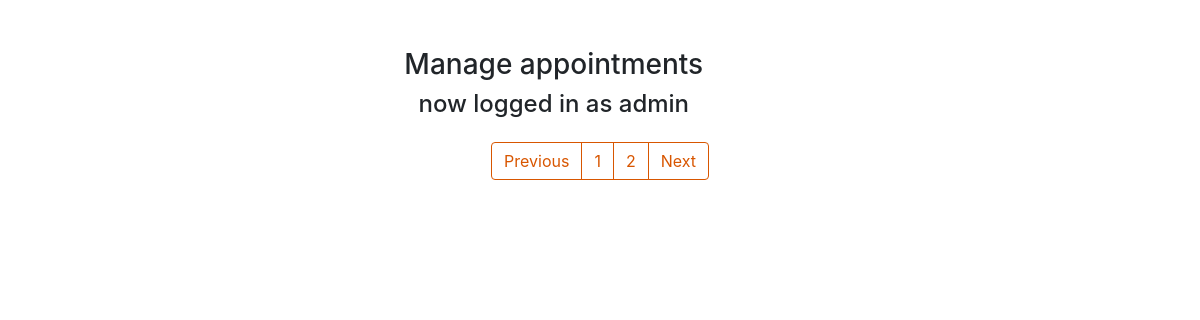
The app's page /manage-appointment/, older data.
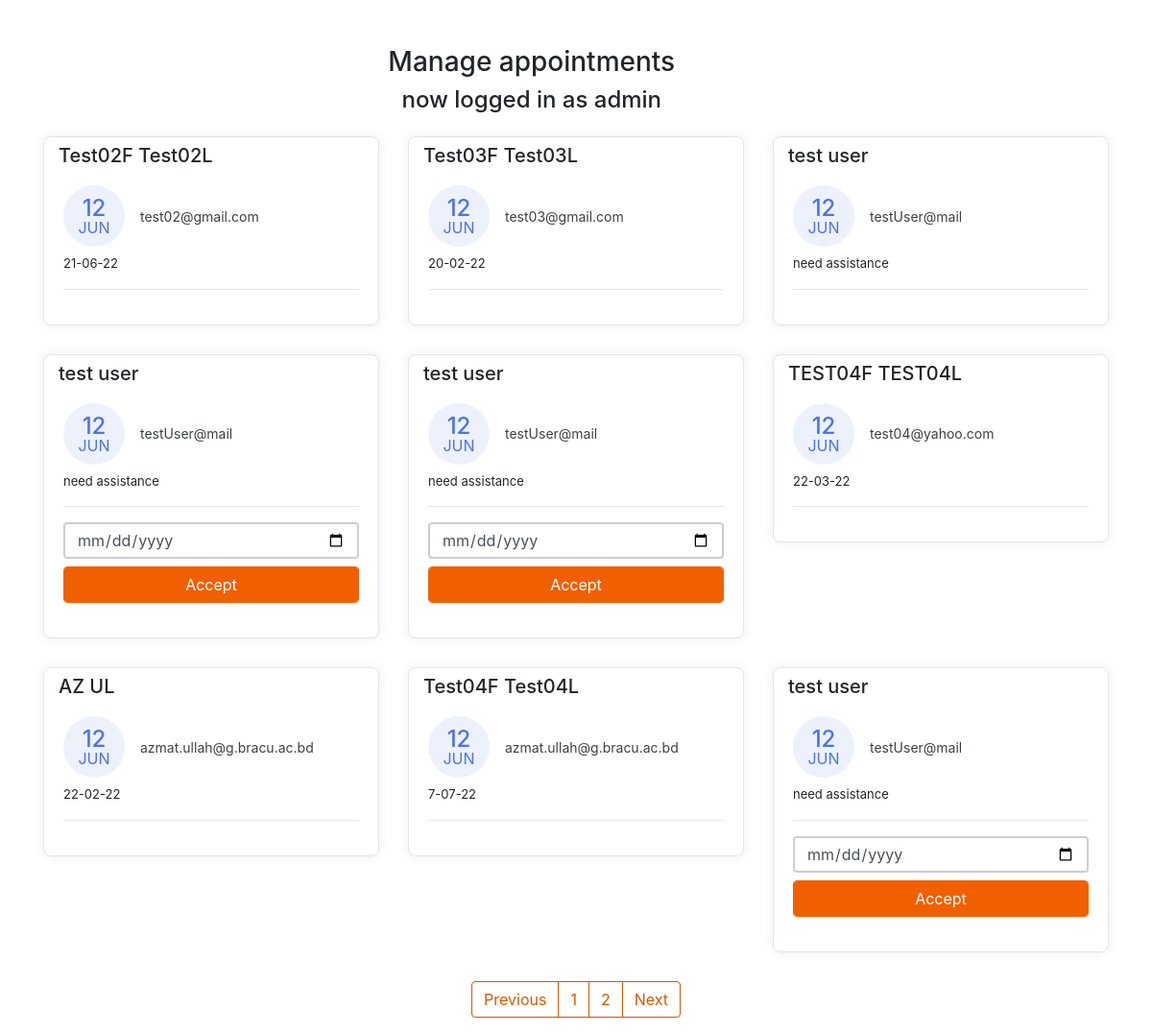
The same page, newer data.
### website/models.py (models this page shows, shortened)
class Appointment(models.Model):
    fname = models.CharField(max_length=50)
    lname = models.CharField(max_length=50)
    email = models.CharField(max_length=50)
    phone = models.CharField(max_length=50)
    request = models.TextField(blank=True)
    req_date = models.DateField(auto_now_add=True)   #date patient sent req in
    accepted = models.BooleanField(default=False)    # date that was accenpted by admin
    accepted_date = models.DateField(auto_now_add=True, null=False, blank=False)  # to see accept or reject status of request
    class Meta:
        ordering = ["-req_date"]

### website/views.py (the view, shortened to what this page needs)
# urls.py: path("manage-appointment/", ManageAppointmentTemplateView.as_view(), name="manage_app"),
class ManageAppointmentTemplateView(TemplateView):
    template_name = "manage_app.html"
    model = Appointment
    login_required = True   # so not everyone can access the manage page
    def get_context_data(self, *args, **kwargs):
        context= super().get_context_data(*args, **kwargs)
        appointment= Appointment.objects.all()
        context.update({
            "appointment" : appointment,
            "title" : "Manage Appointments"
        })
        return context

### website/templates/manage_app.html (shortened to what this page needs)
{% load static %}
<!DOCTYPE html>
<html lang="en">
<head>
  <link href="{% static 'website/css/bootstrap.min.css'%}" rel="stylesheet">
  <link rel="stylesheet" href="{% static 'website/https://cdnjs.cloudflare.com/ajax/libs/font-awesome/5.15.3/css/all.min.css '%}" />
  <link rel="stylesheet" href="{% static 'website/css/styles.css'%}" />
</head>
<body>
    <div class="container mt-5">
        <div class="col-11 text-center mt-4 mb-4">
            <h3>
                Manage appointments
            </h3>
            <h4>now logged in as admin</h4>
        </div>
        <div class="row">
          {% for app in appointment %}
            <div class="col-lg-4">
                <div class="card card-margin">
                    <div class="card-header no-border">
                        <h5 class="card-title">{{app.fname}} {{app.lname}}</h5>
                    </div>
                    <div class="card-body pt-0">
                        <div class="widget-49">
                            <div class="widget-49-title-wrapper">
                                <div class="widget-49-date-primary">
                                    <span class="widget-49-date-day">{{app.req_date| date:"d"}}</span>
                                    <span class="widget-49-date-month">{{app.req_date|date:"M"}}</span>
                                </div>
                                <div class="widget-49-meeting-info">
                                    <span class="widget-49-pro-title">{{app.email}}</span>
                                </div>
                            </div>
                            <div class="widget-49-meeting-points">
                                <span>{{app.request}}</span>
                            </div>
                            <hr class="w-100">
                            {% if app.accepted == False %}
                            <form method="POST" action="{% url 'manage_app' %}">
                            <div class="form-group">
                                <input type="date" name="date" class="form-control mb-2"
                                    placeholder="dd-mm-yyyy" value=""
                                    min="2020-01-01" max="2030-12-31">
                                <input class="btn-block btn-primary form-control" type="submit" value="Accept">
                            </div>
                            </form>
                          {% endif %}
                        </div>
                    </div>
                </div>
            </div>
          {% endfor %}
        </div>
        <div class="wrapper">
            <nav aria-label="Page navigation example">
                <ul class="pagination">
                    <li class="page-item"><a class="page-link" href="#">Previous</a></li>
                    <li class="page-item"><a class="page-link" href="#">1</a></li>
                    <li class="page-item"><a class="page-link" href="#">2</a></li>
                    <li class="page-item"><a class="page-link" href="#">Next</a></li>
                </ul>
            </nav>
        </div>
</body>
</html>

### static/website/css/styles.css (style rules this page uses)
.form-control { box-shadow: none !important; outline: none !important; border: 2px solid #cecece; height: 38px; }
.title-box .border,.btn-primary,.back-to-top, .logo i,.question-q-box,.social-circle li a:hover { background-color: #f16000 !important; }
.btn-primary { border: 1px solid #f16000 !important; }

### website/templates/manage_app.html (style rules this page uses)
.card-margin { margin-bottom: 1.875rem; }
.card { border: 0; box-shadow: 0px 0px 10px 0px rgba(82, 63, 105, 0.1); -webkit-box-shadow: 0px 0px 10px 0px rgba(82, 63, 105, 0.1); -moz-box-shadow: 0px 0px 10px 0px rgba(82, 63, 105, 0.1); -ms-box-shadow: 0px 0px 10px 0px rgba(82, 63, 105, 0.1); }
.card { position: relative; display: flex; flex-direction: column; min-width: 0; word-wrap: break-word; background-color: #ffffff; background-clip: border-box; border: 1px solid #e6e4e9; border-radius: 8px; }
.card .card-header.no-border { border: 0; }
.card .card-header { background: none; padding: 0 0.9375rem; font-weight: 500; display: flex; align-items: center; min-height: 50px; }
.card-header:first-child { border-radius: calc(8px - 1px) calc(8px - 1px) 0 0; }
.widget-49 .widget-49-title-wrapper { display: flex; align-items: center; }
.widget-49 .widget-49-title-wrapper .widget-49-date-primary { display: flex; align-items: center; justify-content: center; flex-direction: column; background-color: #edf1fc; width: 4rem; height: 4rem; border-radius: 50%; }
.widget-49 .widget-49-title-wrapper .widget-49-date-primary .widget-49-date-day { color: #4e73e5; font-weight: 500; font-size: 1.5rem; line-height: 1; }
.widget-49 .widget-49-title-wrapper .widget-49-date-primary .widget-49-date-month { color: #4e73e5; line-height: 1; font-size: 1rem; text-transform: uppercase; }
.widget-49 .widget-49-title-wrapper .widget-49-meeting-info { display: flex; flex-direction: column; margin-left: 1rem; }
.widget-49 .widget-49-title-wrapper .widget-49-meeting-info .widget-49-pro-title { color: #3c4142; font-size: 14px; }
.widget-49 .widget-49-meeting-points { font-weight: 400; font-size: 13px; margin-top: .5rem; }
.wrapper { display: flex; justify-content: center; align-items: center }
.page-link { position: relative; display: block; color: #D85600 !important; text-decoration: none; background-color: #fff; border: 1px solid #D85600 !important }

Row changes from the older to the newer data that the page shows:
added Appointment: fname "Test02F", lname "Test02L", req_date "12", req_date "JUN", email "test02@gmail.com", request "21-06-22"
added Appointment: fname "Test03F", lname "Test03L", req_date "12", req_date "JUN", email "test03@gmail.com", request "20-02-22"
added Appointment: fname "test", lname "user", req_date "12", req_date "JUN", email "testUser@mail", request "need assistance"
added Appointment: fname "test", lname "user", req_date "12", req_date "JUN", email "testUser@mail", request "need assistance"
added Appointment: fname "test", lname "user", req_date "12", req_date "JUN", email "testUser@mail", request "need assistance"
added Appointment: fname "TEST04F", lname "TEST04L", req_date "12", req_date "JUN", email "test04@yahoo.com", request "22-03-22"
added Appointment: fname "AZ", lname "UL", req_date "12", req_date "JUN", email "azmat.ullah@g.bracu.ac.bd", request "22-02-22"
added Appointment: fname "Test04F", lname "Test04L", req_date "12", req_date "JUN", email "azmat.ullah@g.bracu.ac.bd", request "7-07-22"
added Appointment: fname "test", lname "user", req_date "12", req_date "JUN", email "testUser@mail", request "need assistance"
